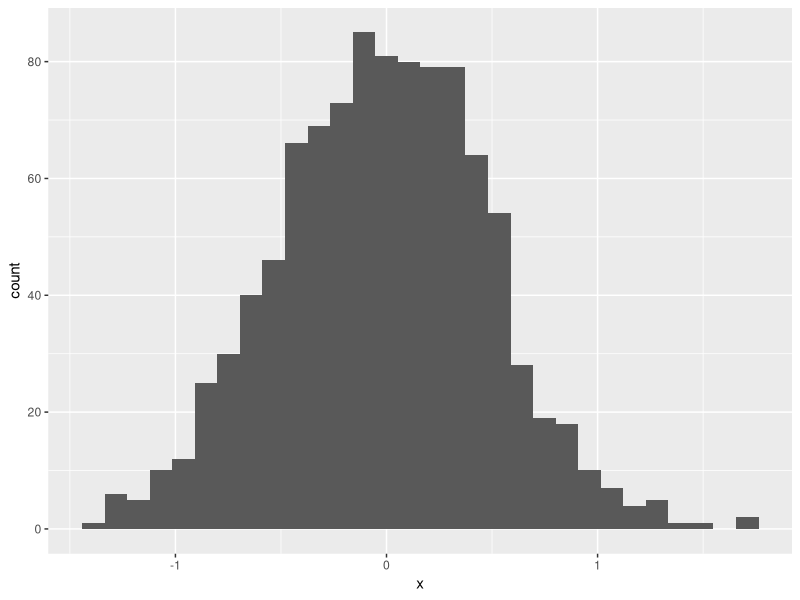
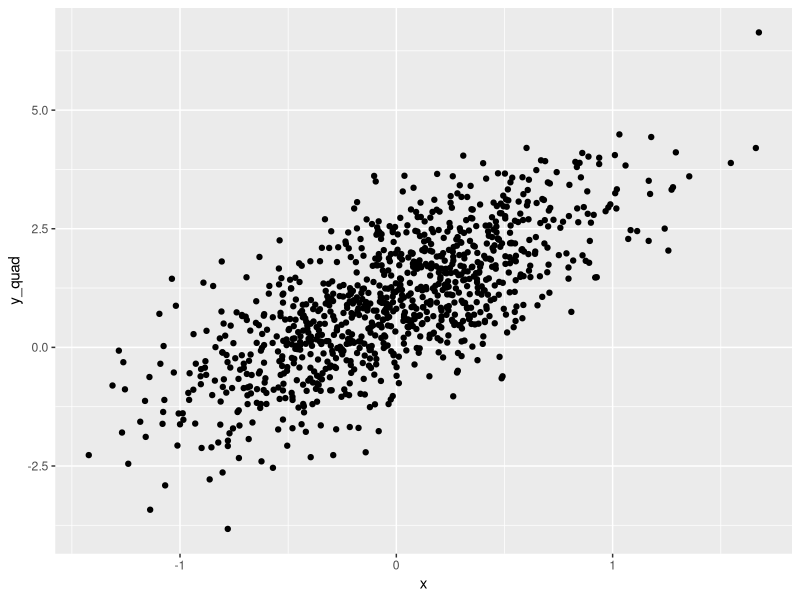
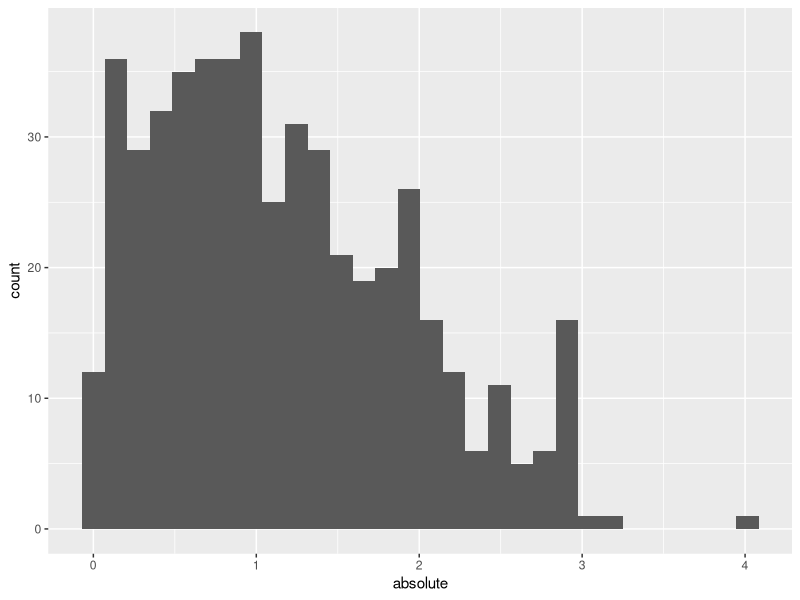
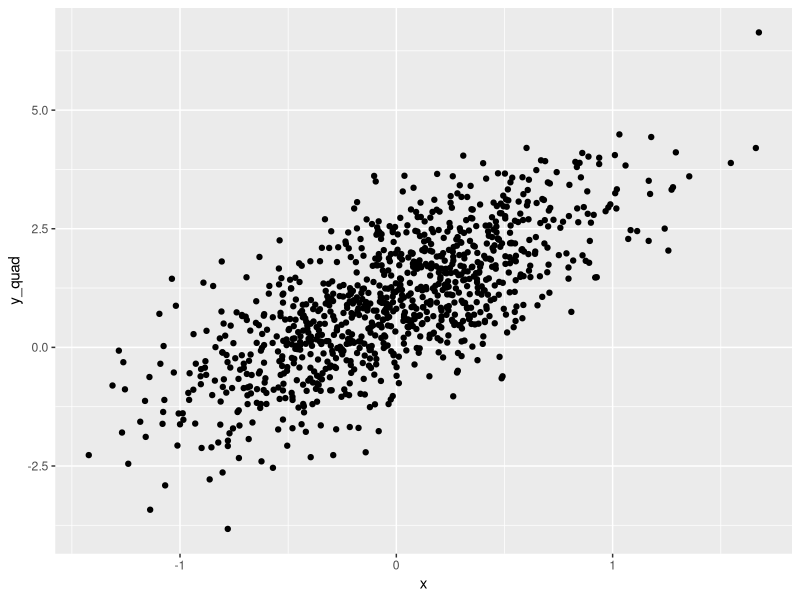

Source code (R) for these figures, in order: (Note: this script raises an error after producing the figures.)
## ---- chunk 1
library(tidyverse)
## ---- chunk 2
samp = rnorm(100) #this samples from a normal distribution
length(samp)
## ---- chunk 3
plot_df = 
  tibble(
    x = rnorm(1000, sd = 0.5),
    y_quad = 1 + 2 *x +rnorm(1000),
  )

plot_df

ggplot(plot_df, aes(x = x)) + geom_histogram()

ggplot(plot_df, aes(x = x, y = y_quad)) + geom_point()

ggsave("scatterplot.png")
## ---- chunk 4
library(tidyverse)

practice_df = tibble(
 samp = rnorm(500, mean = 1),
 positive = samp > 0,
 absolute = abs(samp)
)

ggplot(practice_df, aes(x = absolute)) +geom_histogram() 

## ---- chunk 5
ggplot(plot_df, aes(x = x)) + geom_histogram
x=5
